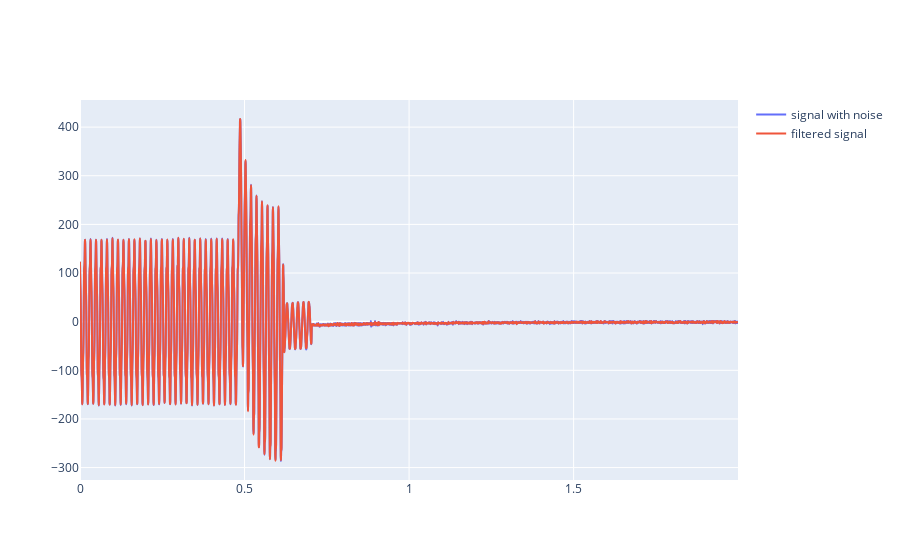

Notebook source saved alongside this figure:
### Code cell
import matplotlib.pyplot as plt
from comtrade import Comtrade
import plotly.graph_objects as go
from antialising import Filtro
from array import array
from transformada import *
import numpy as np

rec = Comtrade()
rec.load("sample_files/test1.cfg", "sample_files/test1.dat")
print("Trigger time = {}s".format(rec.trigger_time))

senal_num=2

plt.figure()
plt.plot(rec.time, rec.analog[senal_num])
plt.legend([rec.analog_channel_ids[senal_num]])
plt.show()

#Filtro pasa bajas
t=rec.time
data=rec.analog[senal_num]
T = rec.cfg.sample_rates[0][1]/rec.cfg.sample_rates[0][0]        # numMuestras/muestrasPorSegundo
fs = rec.cfg.sample_rates[0][0]       # sample rate, Hz 
cutoff = (fs-60)/3      # desired cutoff frequency of the filter, Hz
order = 2

y=Filtro(fs,order,cutoff,data)

fig = go.Figure()
fig.add_trace(go.Scatter(y=data.tolist(),x=t.tolist(),line =  dict(shape =  'spline' ),name = 'signal with noise'))
fig.add_trace(go.Scatter(y = y.tolist(),x=t.tolist(),line =  dict(shape =  'spline' ),name = 'filtered signal'))
fig.show()

#ventaneo


#Filtro pasa banda


#Transformada
N=rec.cfg.sample_rates[0][1]
Tf=1/rec.cfg.sample_rates[0][0]
SOL=FFT(y)
SOL_f=FFT_f(N,Tf)

SOL_abs=2.0/N * np.abs(SOL[0:N//2])
SOL_angle=np.angle(SOL)[0:N//2]

plt.plot(SOL_f, SOL_abs)
plt.grid()
plt.show()
plt.plot(SOL_f, SOL_angle)
plt.grid()
plt.show()

try:
    i=np.where(SOL_f==60)
    j=i[0][0]#fasor de 60Hz
    plt.polar([0,SOL_angle[j]],[0,SOL_abs[j]],marker='.')
except:
    print("No hay valor de 60Hz exacto")

### Figure 1 — Plotly figure (JSON) as saved in the notebook; plotly's stock layout.template omitted (floating-point values rounded to 4 significant figures; data arrays with more than 128 entries replaced by an {"elided": "..."} marker saying what was removed)
{"data": [{"line": {"shape": "spline"}, "name": "signal with noise", "type": "scatter", "x": {"elided": "4000 float values"}, "y": {"elided": "4000 float values"}}, {"line": {"shape": "spline"}, "name": "filtered signal", "type": "scatter", "x": {"elided": "4000 float values"}, "y": {"elided": "4000 float values"}}], "layout": {}}
